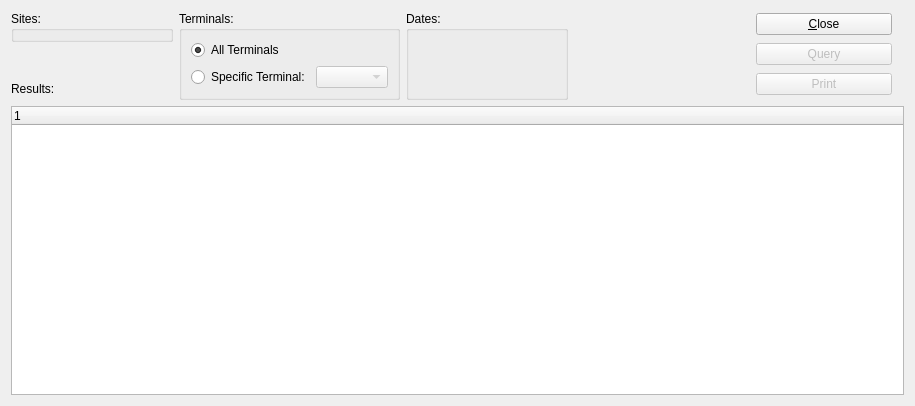
<ui version="4.0" >
 <comment>This file is part of the xTuple ERP: PostBooks Edition, a free and
open source Enterprise Resource Planning software suite,
Copyright (c) 1999-2009 by OpenMFG LLC, d/b/a xTuple.
It is licensed to you under the Common Public Attribution License
version 1.0, the full text of which (including xTuple-specific Exhibits)
is available at www.xtuple.com/CPAL.  By using this software, you agree
to be bound by its terms.</comment>
 <class>dspDetailedRegisterHistory</class>
 <widget class="QWidget" name="dspDetailedRegisterHistory" >
  <property name="geometry" >
   <rect>
    <x>0</x>
    <y>0</y>
    <width>915</width>
    <height>406</height>
   </rect>
  </property>
  <property name="windowTitle" >
   <string>Detailed Register History</string>
  </property>
  <layout class="QGridLayout" name="gridLayout" >
   <item rowspan="3" row="0" column="4" >
    <layout class="QVBoxLayout" name="verticalLayout" >
     <property name="leftMargin" >
      <number>14</number>
     </property>
     <property name="rightMargin" >
      <number>12</number>
     </property>
     <item>
      <widget class="QPushButton" name="_close" >
       <property name="text" >
        <string>&amp;Close</string>
       </property>
      </widget>
     </item>
     <item>
      <widget class="QPushButton" name="_query" >
       <property name="enabled" >
        <bool>false</bool>
       </property>
       <property name="text" >
        <string>Query</string>
       </property>
      </widget>
     </item>
     <item>
      <widget class="QPushButton" name="_print" >
       <property name="enabled" >
        <bool>false</bool>
       </property>
       <property name="text" >
        <string>Print</string>
       </property>
      </widget>
     </item>
     <item>
      <spacer name="verticalSpacer" >
       <property name="orientation" >
        <enum>Qt::Vertical</enum>
       </property>
       <property name="sizeType" >
        <enum>QSizePolicy::Preferred</enum>
       </property>
       <property name="sizeHint" stdset="0" >
        <size>
         <width>20</width>
         <height>0</height>
        </size>
       </property>
      </spacer>
     </item>
    </layout>
   </item>
   <item row="3" column="0" colspan="5" >
    <widget class="XTreeWidget" name="_results" />
   </item>
   <item rowspan="3" row="0" column="2" >
    <widget class="QGroupBox" name="_dateGroup" >
     <property name="title" >
      <string>Dates:</string>
     </property>
     <layout class="QGridLayout" name="gridLayout_3" >
      <item row="0" column="0" >
       <widget class="DateCluster" name="_dates" >
        <property name="focusPolicy" >
         <enum>Qt::StrongFocus</enum>
        </property>
       </widget>
      </item>
     </layout>
    </widget>
   </item>
   <item rowspan="3" row="0" column="1" >
    <widget class="QGroupBox" name="_terminalGroup" >
     <property name="title" >
      <string>Terminals:</string>
     </property>
     <layout class="QGridLayout" name="gridLayout_4" >
      <item row="0" column="0" colspan="2" >
       <widget class="QRadioButton" name="_allTerminals" >
        <property name="text" >
         <string>All Terminals</string>
        </property>
        <property name="checked" >
         <bool>true</bool>
        </property>
       </widget>
      </item>
      <item row="1" column="0" >
       <widget class="QRadioButton" name="_specificTerminal" >
        <property name="text" >
         <string>Specific Terminal:</string>
        </property>
       </widget>
      </item>
      <item row="1" column="1" >
       <widget class="XComboBox" name="_terminal" >
        <property name="enabled" >
         <bool>false</bool>
        </property>
       </widget>
      </item>
     </layout>
    </widget>
   </item>
   <item row="2" column="0" >
    <widget class="QLabel" name="_resultsLit" >
     <property name="text" >
      <string>Results:</string>
     </property>
     <property name="buddy" >
      <cstring>_results</cstring>
     </property>
    </widget>
   </item>
   <item row="0" column="0" >
    <widget class="WarehouseGroup" name="_site" >
     <property name="title" >
      <string>Sites:</string>
     </property>
    </widget>
   </item>
  </layout>
 </widget>
 <customwidgets>
  <customwidget>
   <class>DateCluster</class>
   <extends>QWidget</extends>
   <header>datecluster.h</header>
  </customwidget>
  <customwidget>
   <class>WarehouseGroup</class>
   <extends>QGroupBox</extends>
   <header>warehousegroup.h</header>
  </customwidget>
  <customwidget>
   <class>XComboBox</class>
   <extends>QComboBox</extends>
   <header>xcombobox.h</header>
  </customwidget>
  <customwidget>
   <class>XTreeWidget</class>
   <extends>QTreeWidget</extends>
   <header>xtreewidget.h</header>
  </customwidget>
 </customwidgets>
 <tabstops>
  <tabstop>_allTerminals</tabstop>
  <tabstop>_specificTerminal</tabstop>
  <tabstop>_terminal</tabstop>
  <tabstop>_dates</tabstop>
  <tabstop>_results</tabstop>
  <tabstop>_query</tabstop>
  <tabstop>_print</tabstop>
  <tabstop>_close</tabstop>
 </tabstops>
 <resources/>
 <connections>
  <connection>
   <sender>_close</sender>
   <signal>clicked()</signal>
   <receiver>dspDetailedRegisterHistory</receiver>
   <slot>close()</slot>
   <hints>
    <hint type="sourcelabel" >
     <x>843</x>
     <y>46</y>
    </hint>
    <hint type="destinationlabel" >
     <x>246</x>
     <y>7</y>
    </hint>
   </hints>
  </connection>
  <connection>
   <sender>_specificTerminal</sender>
   <signal>toggled(bool)</signal>
   <receiver>_terminal</receiver>
   <slot>setEnabled(bool)</slot>
   <hints>
    <hint type="sourcelabel" >
     <x>104</x>
     <y>82</y>
    </hint>
    <hint type="destinationlabel" >
     <x>186</x>
     <y>83</y>
    </hint>
   </hints>
  </connection>
 </connections>
</ui>
